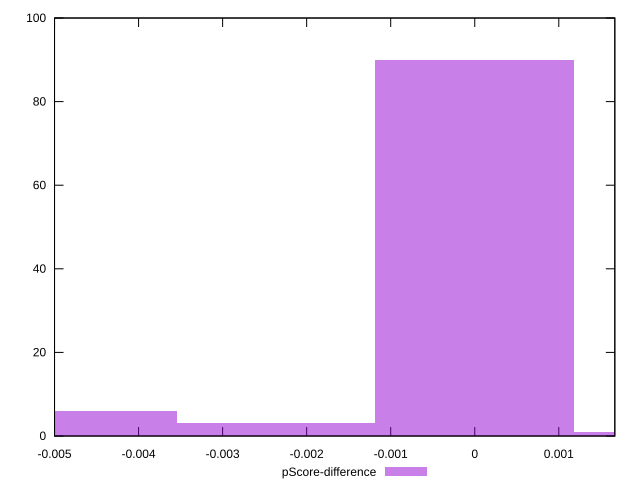

Write gnuplot code to recreate this figure.
reset

$pScoreDifference <<EOF
0 90
-0.004725560029755751 6
0.0023627800148778755 1
-0.0023627800148778755 3
EOF

set key outside below
set boxwidth 0.0023627800148778755
set xrange [-0.0050000000000000044:0.0016666666666667052]
set yrange [0:100]
set trange [0:100]
set style fill transparent solid 0.5 noborder
set terminal svg size 640, 490 enhanced background rgb 'white'
set output "report_00019_2021-02-10T18-14-37.922Z//unminified-css/samples/pages/pScore-difference/histogram.svg"

plot $pScoreDifference title "pScore-difference" with boxes

reset
